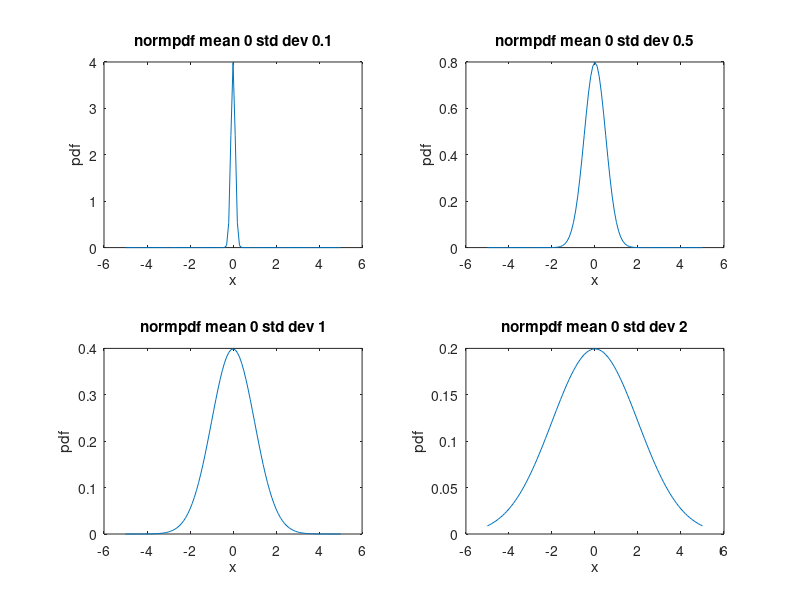

This figure's MATLAB source:
close all;
pkg load statistics;
x=-5:0.1:5;
y=normpdf(x,0,0.1);
subplot(2,2,1);
plot(x,y);
xlabel('x');
ylabel('pdf');
title('normpdf mean 0 std dev 0.1');
y=normpdf(x,0,0.5);
subplot(2,2,2);
plot(x,y);
xlabel('x');
ylabel('pdf');
title('normpdf mean 0 std dev 0.5');
y=normpdf(x,0,1)
subplot(2,2,3);
plot(x,y);
xlabel('x');
ylabel('pdf');
title('normpdf mean 0 std dev 1');
y=normpdf(x,0,2);
subplot(2,2,4);
plot(x,y);
xlabel('x');
ylabel('pdf');
title('normpdf mean 0 std dev 2');
